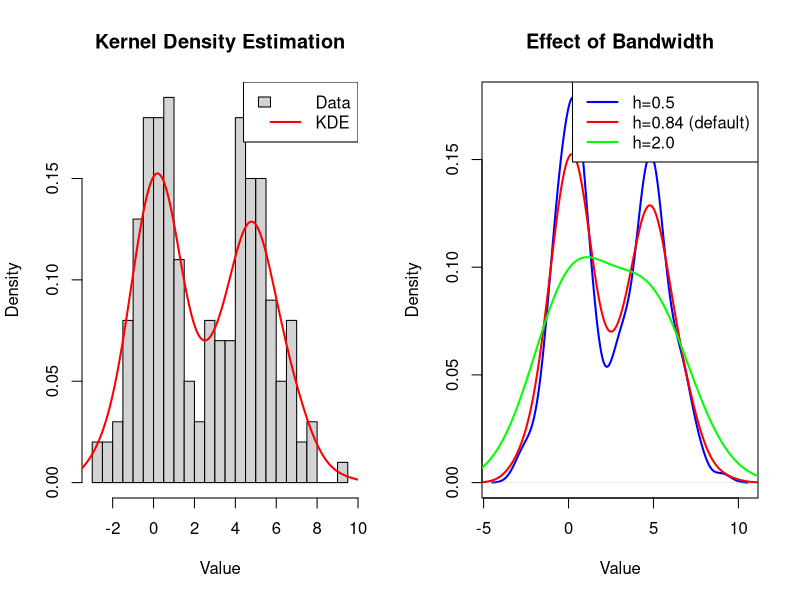

The R script that drew this image:
# Kernel Density Estimation in R

cat("=== Kernel Density Estimation ===\n\n")
set.seed(42)

# Generate data (bimodal)
data <- c(rnorm(100, 0, 1), rnorm(100, 5, 1.5))

# KDE using density()
kde.default <- density(data)
kde.small.bw <- density(data, bw=0.5)
kde.large.bw <- density(data, bw=2.0)

cat("Bandwidth selection:\n")
cat(sprintf("Default (Scott): %.4f\n", kde.default$bw))
cat(sprintf("Small bandwidth: 0.5\n"))
cat(sprintf("Large bandwidth: 2.0\n\n"))

# Visualization
png('/home/titan/pdfs/notes/statisticalComputingAndReporting/groupWork/answers/14.density_estimation/kernel_density_r.png',
    width=1400, height=500, res=150)
par(mfrow=c(1,2))

# Plot 1: Data histogram with KDE
hist(data, breaks=30, probability=TRUE, col="lightgray", border="black",
     main="Kernel Density Estimation", xlab="Value", ylab="Density")
lines(kde.default, col="red", lwd=2)
legend("topright", legend=c("Data", "KDE"), fill=c("lightgray", NA),
       border=c("black", NA), lty=c(NA, 1), col=c(NA, "red"), lwd=c(NA, 2))

# Plot 2: Effect of bandwidth
plot(kde.small.bw, col="blue", lwd=2, main="Effect of Bandwidth",
     xlab="Value", ylab="Density", ylim=c(0, max(kde.small.bw$y)))
lines(kde.default, col="red", lwd=2)
lines(kde.large.bw, col="green", lwd=2)
legend("topright", legend=c("h=0.5", sprintf("h=%.2f (default)", kde.default$bw), "h=2.0"),
       col=c("blue", "red", "green"), lwd=2)

dev.off()
cat("Visualization saved as kernel_density_r.png\n")
